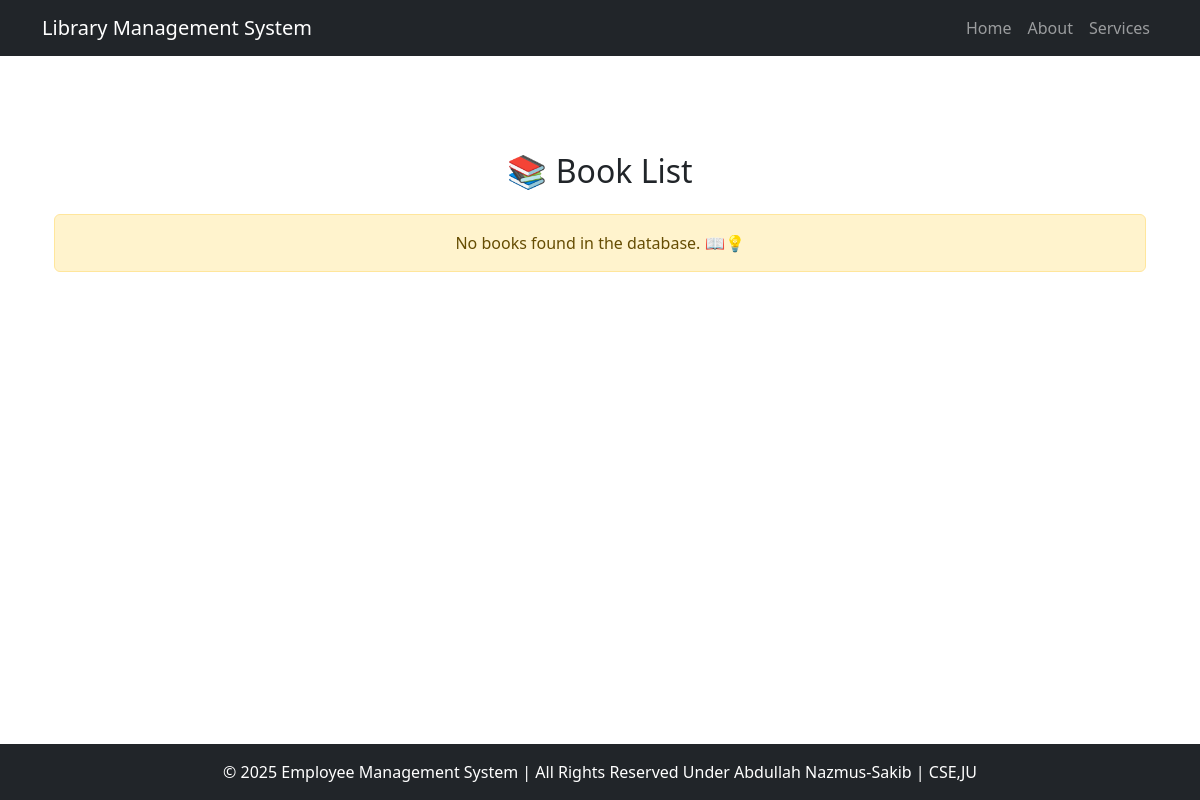
The app's page /, older data.
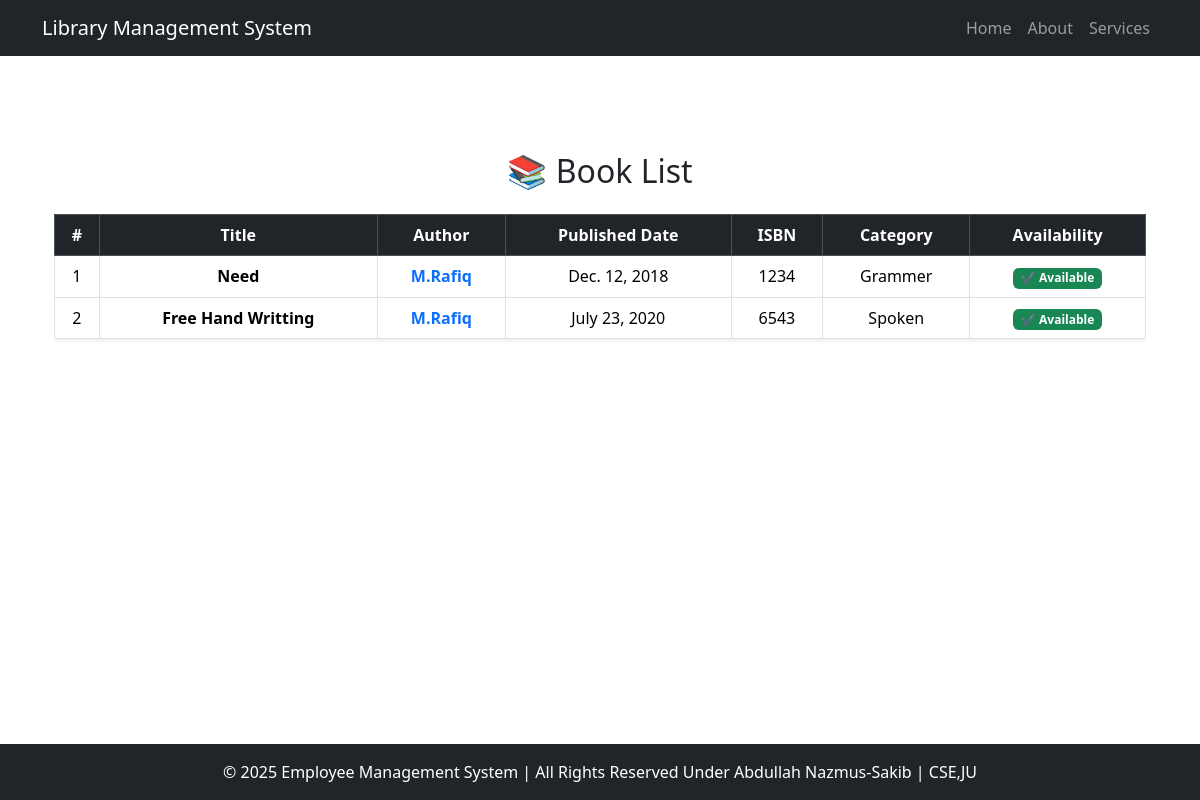
The same page, newer data.
### books/models.py (models this page shows, shortened)
class Books(models.Model):
    title = models.CharField(max_length=40)
    author = models.ForeignKey(Author,on_delete=models.CASCADE, related_name='books')
    published_date = models.DateField()
    isbn = models.CharField(max_length=13, unique=True)
    category = models.CharField(max_length=50)
    available = models.BooleanField(default=True)
    thumbnail = models.ImageField(upload_to='books/',null=True,blank=True)
    descriptions = models.TextField(null=True,blank=True)
    Source = models.TextField(help_text="Enter the book online link for more deatils and buy link",null=True, blank=True)

class Author(models.Model):
    name = models.CharField(max_length=30)
    Msc = models.CharField(max_length=50)
    Bsc = models.CharField(max_length=50)
    birth_date = models.DateField(null=True, blank=True)
    nationality = models.CharField(max_length=30, null=True, blank=True)

### books/views.py (the view)
# urls.py: path("",views.HomePage,name='home'),
def HomePage(request):
    books = Books.objects.all()
    context={
        'books': books
    }
    return render(request,"books/index.html",context)

### templates/books/index.html (shortened to what this page needs)
{% extends "books/base.html" %}
{% block content %}
<div class="container my-5">
    <h2 class="text-center mb-4">📚 Book List</h2>
    {% if books %}
    <div class="table-responsive">
        <table class="table table-bordered table-hover shadow-sm">
            <thead class="table-dark text-center">
                <tr>
                    <th>#</th>
                    <th>Title</th>
                    <th>Author</th>
                    <th>Published Date</th>
                    <th>ISBN</th>
                    <th>Category</th>
                    <th>Availability</th>
                </tr>
            </thead>
            <tbody>
                {% for book in books %}
                <tr class="text-center">
                    <td>{{ forloop.counter }}</td>
                    <td class="fw-bold">{{ book.title }}</td>
                    <td>
                        <a href="{% url 'author' book.author.id %}" class="text-decoration-none fw-bold text-primary">
                            {{ book.author.name }}
                        </a>
                    </td>
                    <td>{{ book.published_date }}</td>
                    <td>{{ book.isbn }}</td>
                    <td>{{ book.category }}</td>
                    <td>
                        {% if book.available %}
                            <span class="badge bg-success">✔ Available</span>
                        {% else %}
                            <span class="badge bg-danger">❌ Not Available</span>
                        {% endif %}
                    </td>
                </tr>
                {% endfor %}
            </tbody>
        </table>
    </div>
    {% else %}
    <div class="alert alert-warning text-center">
        No books found in the database. 📖💡
    </div>
    {% endif %}
</div>
{% endblock content %}

### templates/books/base.html (shortened to what this page needs)
<!DOCTYPE html>
<html lang="en">
<head>
    <link href="https://cdn.jsdelivr.net/npm/bootstrap@5.3.3/dist/css/bootstrap.min.css" rel="stylesheet">
    <link rel="stylesheet" href="https://cdnjs.cloudflare.com/ajax/libs/font-awesome/6.7.2/css/all.min.css">
    {% load static %}
    <link rel="stylesheet" href="{% static 'books/css/base.css' %}">
</head>
<body>
   {% include 'books/navbar.html' %}
    <div class="container my-5">
        {% block content %}
        {% endblock content %}
    </div>
    <footer class="bg-dark text-white text-center py-3">
        <p class="mb-0">© 2025 Employee Management System | All Rights Reserved Under Abdullah Nazmus-Sakib | CSE,JU</p>
    </footer>
</body>
</html>

### templates/books/navbar.html (shortened to what this page needs)
 <nav class="navbar navbar-expand-lg navbar-dark bg-dark">
    <div class="container">
        <a class="navbar-brand" href="{% url 'home' %}">Library Management System</a>
        <div class="collapse navbar-collapse" id="navbarNav">
            <ul class="navbar-nav ms-auto">
                <li class="nav-item">
                    <a class="nav-link" href="">Home</a>
                </li>
                <li class="nav-item">
                    <a class="nav-link" href="">About</a>
                </li>
                <li class="nav-item">
                    <a class="nav-link" href="">Services</a>
                </li>
            </ul>
        </div>
    </div>
</nav>

### static/books/css/base.css (style rules this page uses)
html, body { height: 100%; }
body { display: flex; flex-direction: column; }
footer { margin-top: auto; }

Row changes from the older to the newer data that the page shows:
added Books: title "Need", author.name "M.Rafiq", published_date "Dec. 12, 2018", isbn "1234", category "Grammer", available "✔ Available"
added Books: title "Free Hand Writting", author.name "M.Rafiq", published_date "July 23, 2020", isbn "6543", category "Spoken", available "✔ Available"
Text that changed along with them:
text no longer shown: "No books found in the database. 📖💡"
text now shown: "# Title Author Published Date ISBN Category Availability"
